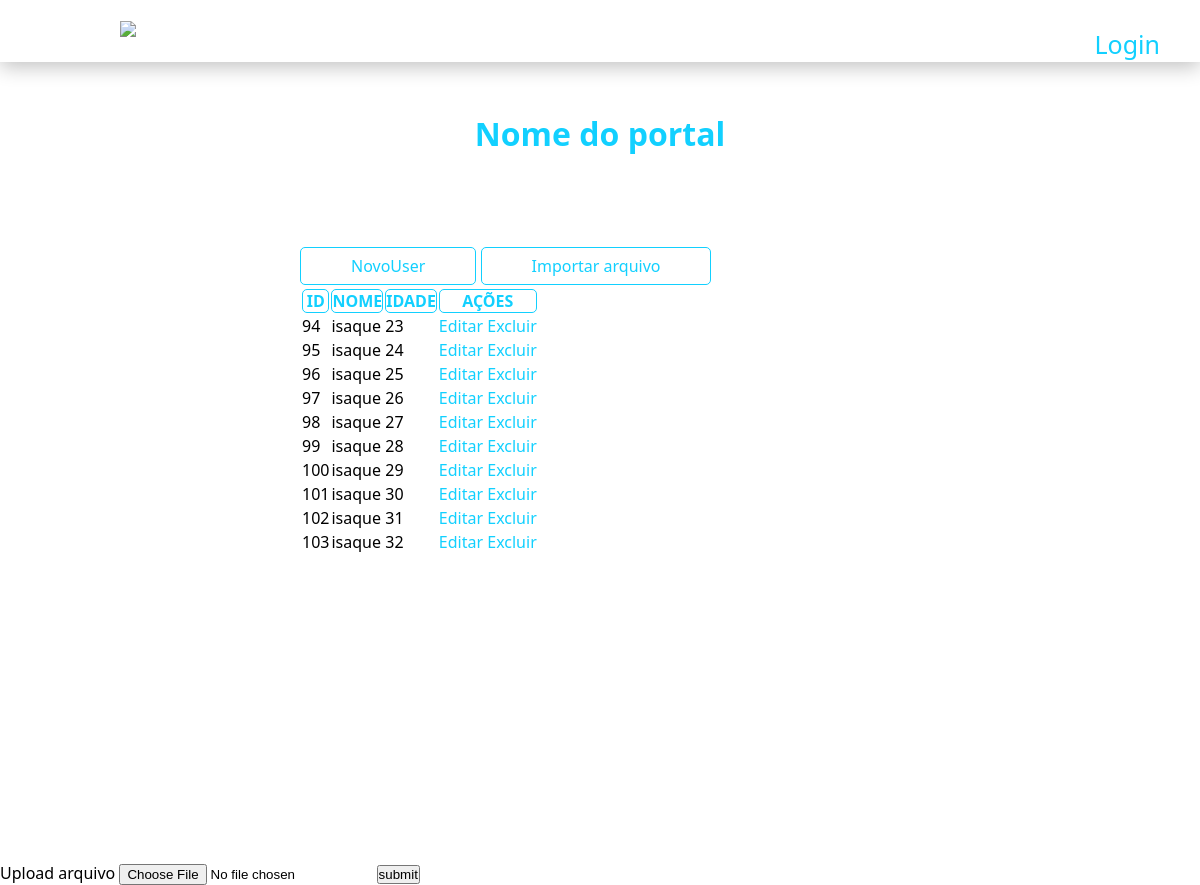
The page / on the database its author committed.
### tables this page shows
CREATE TABLE USERS(
    id integer not null primary key autoincrement,
    nome varchar(100) not null,
    idade varchar(2) not null
);

### main.py (the view)
@app.route("/")
def home():
    dados=""
    query = "select * from USERS"
    con = conectadb()
    cur = con.cursor()
    dados = cur.execute(query).fetchall()
    return render_template("index.html",dados=dados)

### db/conexao.py (called while the page is built)
def conectadb():
    try:
        con = sqlite3.connect(rf"C:\Users\Eler\Desktop\projetoflask\db\usuarios.db")
        return con
    except:
        return None

### templates/index.html (shortened to what this page needs)
<!DOCTYPE html>
<html lang="en">
{% include 'head.html' %}
<body>
    {% include 'navbar.html' %}
    <div style="width: 100%; height: 100vh;">
        <div style="display: flex; justify-content: center; padding: 50px; color: #12D0FF;">
            <h1>Nome do portal</h1>
        </div>
        <div style="width: 50%; margin-left: auto; margin-right: auto; margin-top: 50px;">
            <a id="cadastrar" href="{{url_for('cadastro')}}">NovoUser</a>
            <a id="importArq">Importar arquivo</a>
            <table id="myTable" style="margin-top: 10px;" class="display compact hover row-border order-column">
                <thead>
                    <th>ID</th>
                    <th>NOME</th>
                    <th>IDADE</th>
                    <th>AÇÕES</th>
                </thead>
                <tbody>
                    {% for d in dados %}
                    <tr>
                        <td class="idr">{{ d[0] }}</td>
                        <td>{{ d[1] }}</td>
                        <td>{{ d[2] }}</td>
                        <td>
                            <a class="btnEditar" href="{{url_for('editar',id=d[0])}}">Editar</a>
                            <a class="btnExcluir" href="{{url_for('deletar',id=d[0])}}" onclick="return confirm('realmente deseja deletar este usuario?')">Excluir</a>
                        </td>
                    </tr>
                    {% endfor %}
                </tbody>
            </table>
        </div>
    </div>
    <div class="selector">
        {% include 'uparquivo.html' %}
    </div>
</body>
</html>

### templates/head.html (shortened to what this page needs)
<head>
    <link rel="stylesheet" href="https://cdn.datatables.net/2.2.2/css/dataTables.dataTables.min.css">
    <link rel="stylesheet" href="https://cdn.datatables.net/2.2.2/css/dataTables.dataTables.css">
    <link rel="stylesheet" href="https://cdn.datatables.net/buttons/3.2.2/css/buttons.dataTables.css">
    <link rel="stylesheet" href="https://code.jquery.com/ui/1.14.1/themes/base/jquery-ui.css">
    <link rel="stylesheet" href="../static/index.css">
    <link rel="stylesheet" href="/static/nav.css">
</head>

### templates/navbar.html
{% include 'head.html' %}
<nav id="navbar">
    <label for="">
        <img src="https://www.sabesp.com.br/assets/images/logo-sabesp.png">
    </label>
    <ul>
        <li><a href="">Login</a></li>
    </ul>
</nav>

### templates/uparquivo.html
<form action="/arquivos" method="post" enctype="multipart/form-data">
    <label for="">Upload arquivo</label>
    <input type="file" name="meuarquivo" id="meuarquivo">
    <input type="submit" value="submit">
</form>

### static/index.css (style rules this page uses)
* { margin: 0; padding: 0; box-sizing: border-box; }
.btnEditar, .btnExcluir, #cadastrar, #importArq { text-decoration: none; color: #12D0FF; font-weight: 500; background: rgb(255, 255, 255); border-radius: 5px; cursor: pointer; }
#cadastrar, #importArq { padding: 7px; padding-left: 50px; padding-right: 50px; border: 1px solid #12D0FF; }
tbody { border-color: #12D0FF; }

### static/nav.css (style rules this page uses)
* { margin: 0; padding: 0; box-sizing: border-box; text-decoration: none; list-style: none; }
body { font-family: system-ui, -apple-system, BlinkMacSystemFont, 'Segoe UI', Roboto, Oxygen, Ubuntu, Cantarell, 'Open Sans', 'Helvetica Neue', sans-serif; }
#navbar { background: rgb(255, 255, 255); padding: 20px; box-shadow: 0px 5px 20px 0px rgb(194, 194, 194); }
ul { float: right; margin-right: 20px; }
#navbar ul li { display: inline-block; margin-top: 10%; }
#navbar ul li a { color: #12D0FF; font-size: 25px; }
label img { color: white; font-weight: bold; margin: 0 100px; }

### rows shown on the page
USERS: id "94", nome "isaque", idade "23"
USERS: id "95", nome "isaque", idade "24"
USERS: id "96", nome "isaque", idade "25"
USERS: id "97", nome "isaque", idade "26"
USERS: id "98", nome "isaque", idade "27"
USERS: id "99", nome "isaque", idade "28"
USERS: id "100", nome "isaque", idade "29"
USERS: id "101", nome "isaque", idade "30"
USERS: id "102", nome "isaque", idade "31"
USERS: id "103", nome "isaque", idade "32"
